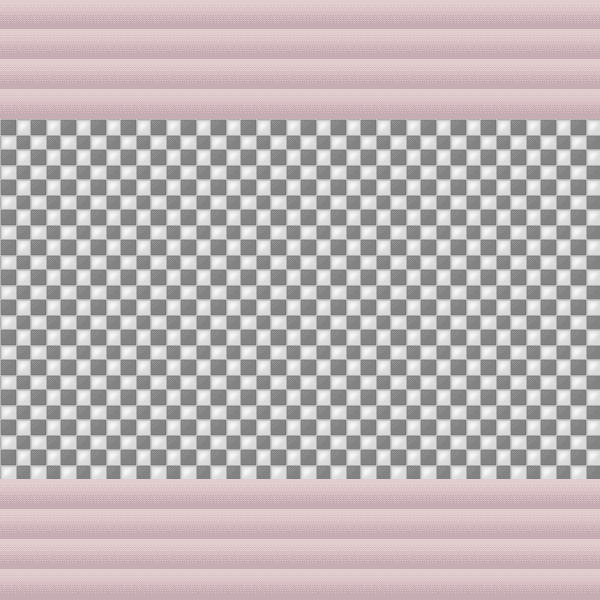

A level layout from a 2D game, rendered from its tile map. Below: a short description, then the map file with tile-grid data replaced by summaries:
An orthogonal 20x20 tile map with 30x30 px tiles, 1 tile layer (Tile Layer 1), 2 tilesets.

<map version="1.0" orientation="orthogonal" width="20" height="20" tilewidth="30" tileheight="30">
 <tileset firstgid="1" name="tiles" tilewidth="31" tileheight="31" spacing="1">
  <image source="tiles.png" width="320" height="320" />
 </tileset>
 <tileset firstgid="101" name="free_tileset_version_9" tilewidth="31" tileheight="31" spacing="1">
  <image source="free_tileset_version_9.png" width="480" height="1088" />
 </tileset>
 <layer name="Tile Layer 1" width="20" height="20">
  <data>[400 cells, 400 non-empty, 2 distinct tile ids]</data>
 </layer>
</map>
